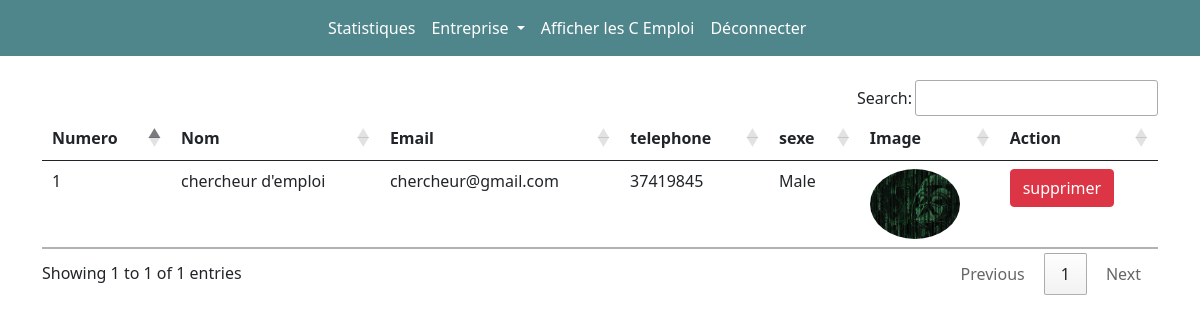
The app's page /liste_chercheurs_emploi/ (signed in), older data.
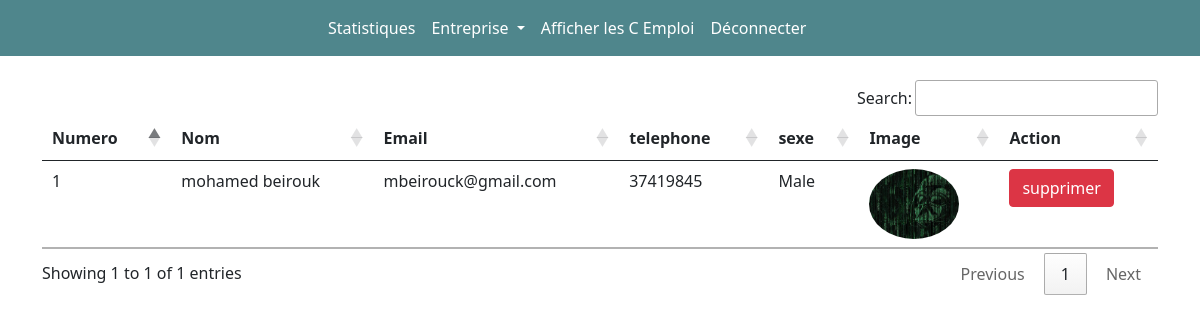
The same page, newer data.
### myappdjf/models.py (models this page shows, shortened)
class C_emploi(models.Model):
    user = models.ForeignKey(User, on_delete=models.CASCADE)
    telephone = models.CharField(max_length=10)
    image = models.ImageField(upload_to="")
    sexe = models.CharField(max_length=10)
    type = models.CharField(max_length=15)
    description = models.TextField(max_length=400, default="", editable=False)
    experience = models.CharField(max_length=100, default="", editable=False)
    adresse = models.CharField(max_length=100, default="", editable=False)
    skills = models.CharField(max_length=200, default="", editable=False)

### myappdjf/views.py (the view)
# urls.py: path("liste_chercheurs_emploi/", views.liste_chercheurs_emploi, name="liste_chercheurs_emploi"),
def liste_chercheurs_emploi(request):
    if not request.user.is_authenticated:
        return redirect("/connexion_administrateur")
    c_emploi = C_emploi.objects.all()
    return render(request, "liste_chercheurs_emploi.html", {'c_emploi':c_emploi})

### myappdjf/templates/liste_chercheurs_emploi.html (shortened to what this page needs)
{% extends 'admin_navbar.html' %}
{% block body %}
<div class="container mt-4">
<table class="table table-hover" id="example">
    <thead>
        <tr>
            <th>Numero</th>
            <th>Nom</th>
            <th>Email </th>
            <th>telephone</th>
            <th>sexe</th>
            <th>Image</th>
            <th>Action</th>
        </tr>
    </thead>
    <tbody>
        {% for d in c_emploi %}
        <tr>
            <td>{{forloop.counter}}</td>
            <td>{{d.user.get_full_name}}</td>
            <td>{{d.user.email}}</td>
            <td>{{d.telephone}}</td>
            <td>{{d.sexe}}</td>
            <td><img src="{{d.image.url}}" class="rounded-circle" width="90px" height="70px"></td>
            <td><a href="/supprimer_un_chercheur_emploi/{{d.user.id}}/" class="btn btn-danger" onclick="return confirm('vouler vous supprimer ce candidature?')">supprimer</a></td>
        </tr>
        {% endfor %}
    </tbody>
</table>
</div>
{% endblock %}

### myappdjf/templates/admin_navbar.html (shortened to what this page needs)
<!doctype html>
<html lang="en">
<head>
  <link href="https://cdn.jsdelivr.net/npm/bootstrap@5.0.2/dist/css/bootstrap.min.css" rel="stylesheet"
>
  <link rel="stylesheet" href="https://cdn.datatables.net/1.10.25/css/jquery.dataTables.min.css">
  <link rel="stylesheet" href="https://cdn.datatables.net/buttons/1.7.1/css/buttons.dataTables.min.css">
</head>
<body>
  <nav class="navbar navbar-expand-lg navbar-dark">
      <div class="container w-50">
      <div class="collapse navbar-collapse" id="navbarSupportedContent">
        <ul class="navbar-nav me-auto mb-2 mb-lg-0">
          <li class="nav-item">
            <a class="nav-link active" href="/stat/">Statistiques</a>
          </li>
          <div class="collapse navbar-collapse" id="navbarNavDarkDropdown">
            <ul class="navbar-nav">
              <li class="nav-item dropdown">
                <a class="nav-link active dropdown-toggle" href="#" id="navbarDarkDropdownMenuLink" role="button" data-bs-toggle="dropdown" aria-expanded="false">
                  Entreprise
                </a>
              </li>
            </ul>
          </div>
          <li class="nav-item">
            <a class="nav-link active" href="/liste_chercheurs_emploi/">Afficher les C Emploi</a>
          </li>
          <li class="nav-item">
            <a class="nav-link active" href="/deconnecter/">Déconnecter</a>
          </li>
        </ul>
       </div>
      </div>
  </nav>
  {% block body %}
  {% endblock %}
</body>
</html>

### myappdjf/templates/admin_navbar.html (style rules this page uses)
.navbar { background-color: #4f868c; }

Row changes from the older to the newer data that the page shows:
removed C_emploi: user.get_full_name "chercheur d'emploi", user.email "chercheur@gmail.com", telephone "37419845", sexe "Male", image (picture)
added C_emploi: user.get_full_name "mohamed beirouk", user.email "mbeirouck@gmail.com", telephone "37419845", sexe "Male", image (picture)
